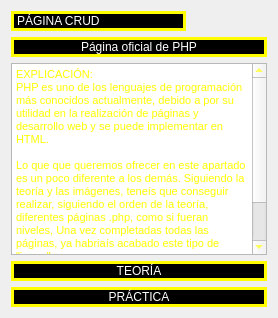
            <widget class="QWidget" name="page_cinco">
             <property name="styleSheet">
              <string notr="true"/>
             </property>
             <layout class="QVBoxLayout" name="verticalLayout_8">
              <item>
               <widget class="QLabel" name="label_7">
                <property name="maximumSize">
                 <size>
                  <width>175</width>
                  <height>50</height>
                 </size>
                </property>
                <property name="styleSheet">
                 <string notr="true">background-color: black;
border: 3px solid;
border-color: yellow;
font: 87 16pt &quot;Arial&quot;;
color: white;</string>
                </property>
                <property name="text">
                 <string>PÁGINA CRUD</string>
                </property>
               </widget>
              </item>
              <item>
               <widget class="QPushButton" name="PHP">
                <property name="styleSheet">
                 <string notr="true">QPushButton{
background-color: black;
border: 3px solid;
border-color: yellow;
font: 87 8pt &quot;Arial&quot;;
color: white;
}

QPushButton:hover{
background-color: yellow;
border-top-left-radius: 20px;
border-bottom-left-radius: 20px;
color:black;
font: 87 8pt &quot;Arial&quot;;
border: 3px solid;
border-color: black;
}</string>
                </property>
                <property name="text">
                 <string>Página oficial de PHP</string>
                </property>
               </widget>
              </item>
              <item>
               <widget class="QTextBrowser" name="textBrowser_4">
                <property name="styleSheet">
                 <string notr="true">color: yellow;</string>
                </property>
                <property name="html">
                 <string>&lt;!DOCTYPE HTML PUBLIC &quot;-//W3C//DTD HTML 4.0//EN&quot; &quot;http://www.w3.org/TR/REC-html40/strict.dtd&quot;&gt;
&lt;html&gt;&lt;head&gt;&lt;meta name=&quot;qrichtext&quot; content=&quot;1&quot; /&gt;&lt;style type=&quot;text/css&quot;&gt;
p, li { white-space: pre-wrap; }
&lt;/style&gt;&lt;/head&gt;&lt;body style=&quot; font-family:'Ubuntu'; font-size:11pt; font-weight:400; font-style:normal;&quot;&gt;
&lt;p style=&quot; margin-top:0px; margin-bottom:0px; margin-left:0px; margin-right:0px; -qt-block-indent:0; text-indent:0px;&quot;&gt;&lt;span style=&quot; font-family:'MS Shell Dlg 2'; font-size:8pt;&quot;&gt;EXPLICACIÓN:&lt;/span&gt;&lt;/p&gt;
&lt;p style=&quot; margin-top:0px; margin-bottom:0px; margin-left:0px; margin-right:0px; -qt-block-indent:0; text-indent:0px;&quot;&gt;&lt;span style=&quot; font-family:'MS Shell Dlg 2'; font-size:8pt;&quot;&gt;PHP es uno de los lenguajes de programación más conocidos actualmente, debido a por su utilidad en la realización de páginas y desarrollo web y se puede implementar en HTML.&lt;/span&gt;&lt;/p&gt;
&lt;p style=&quot;-qt-paragraph-type:empty; margin-top:0px; margin-bottom:0px; margin-left:0px; margin-right:0px; -qt-block-indent:0; text-indent:0px; font-family:'MS Shell Dlg 2'; font-size:8pt;&quot;&gt;&lt;br /&gt;&lt;/p&gt;
&lt;p style=&quot; margin-top:0px; margin-bottom:0px; margin-left:0px; margin-right:0px; -qt-block-indent:0; text-indent:0px;&quot;&gt;&lt;span style=&quot; font-family:'MS Shell Dlg 2'; font-size:8pt;&quot;&gt;Lo que que queremos ofrecer en este apartado es un poco diferente a los demás. Siguiendo la teoría y las imágenes, teneís que conseguir realizar, siguiendo el orden de la teoría, diferentes páginas .php, como si fueran niveles, Una vez completadas todas las páginas, ya habriaís acabado este tipo de &amp;quot;juego&amp;quot;.&lt;/span&gt;&lt;/p&gt;
&lt;p style=&quot;-qt-paragraph-type:empty; margin-top:0px; margin-bottom:0px; margin-left:0px; margin-right:0px; -qt-block-indent:0; text-indent:0px; font-family:'MS Shell Dlg 2'; font-size:8pt;&quot;&gt;&lt;br /&gt;&lt;/p&gt;
&lt;p style=&quot;-qt-paragraph-type:empty; margin-top:0px; margin-bottom:0px; margin-left:0px; margin-right:0px; -qt-block-indent:0; text-indent:0px; font-family:'MS Shell Dlg 2'; font-size:8pt; text-decoration: underline; color:#0000ff;&quot;&gt;&lt;br /&gt;&lt;/p&gt;
&lt;p align=&quot;center&quot; style=&quot; margin-top:0px; margin-bottom:0px; margin-left:0px; margin-right:0px; -qt-block-indent:0; text-indent:0px;&quot;&gt;&lt;img src=&quot;:/icons/icons/php.png&quot; /&gt;&lt;/p&gt;&lt;/body&gt;&lt;/html&gt;</string>
                </property>
               </widget>
              </item>
              <item>
               <widget class="QPushButton" name="bt_ter5">
                <property name="styleSheet">
                 <string notr="true">QPushButton{
background-color: black;
border: 3px solid;
border-color: yellow;
font: 87 16pt &quot;Arial&quot;;
color: white;
}

QPushButton:hover{
background-color: yellow;
border-top-left-radius: 20px;
border-bottom-left-radius: 20px;
color:black;
font: 87 16pt &quot;Arial&quot;;
border: 3px solid;
border-color: black;
}</string>
                </property>
                <property name="text">
                 <string>TEORÍA</string>
                </property>
               </widget>
              </item>
              <item>
               <widget class="QPushButton" name="bt_prac5">
                <property name="styleSheet">
                 <string notr="true">QPushButton{
background-color: black;
border: 3px solid;
border-color: yellow;
font: 87 16pt &quot;Arial&quot;;
color: white;
}

QPushButton:hover{
background-color: yellow;
border-top-left-radius: 20px;
border-bottom-left-radius: 20px;
color:black;
font: 87 16pt &quot;Arial&quot;;
border: 3px solid;
border-color: black;
}</string>
                </property>
                <property name="text">
                 <string>PRÁCTICA</string>
                </property>
               </widget>
              </item>
             </layout>
            </widget>
